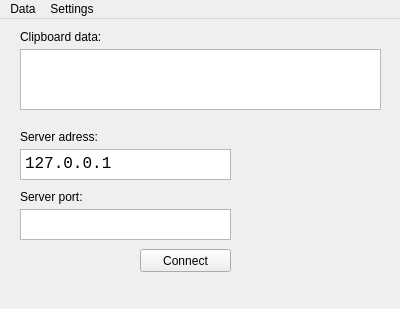
<?xml version="1.0" encoding="UTF-8"?>
<ui version="4.0">
 <class>MainWindow</class>
 <widget class="QMainWindow" name="MainWindow">
  <property name="geometry">
   <rect>
    <x>0</x>
    <y>0</y>
    <width>400</width>
    <height>309</height>
   </rect>
  </property>
  <property name="sizePolicy">
   <sizepolicy hsizetype="Fixed" vsizetype="Fixed">
    <horstretch>0</horstretch>
    <verstretch>0</verstretch>
   </sizepolicy>
  </property>
  <property name="windowTitle">
   <string>MainWindow</string>
  </property>
  <widget class="QWidget" name="centralWidget">
   <widget class="QTextBrowser" name="clipboardField">
    <property name="geometry">
     <rect>
      <x>20</x>
      <y>30</y>
      <width>361</width>
      <height>61</height>
     </rect>
    </property>
    <property name="font">
     <font>
      <family>Consolas</family>
      <pointsize>11</pointsize>
     </font>
    </property>
    <property name="html">
     <string>&lt;!DOCTYPE HTML PUBLIC &quot;-//W3C//DTD HTML 4.0//EN&quot; &quot;http://www.w3.org/TR/REC-html40/strict.dtd&quot;&gt;
&lt;html&gt;&lt;head&gt;&lt;meta name=&quot;qrichtext&quot; content=&quot;1&quot; /&gt;&lt;style type=&quot;text/css&quot;&gt;
p, li { white-space: pre-wrap; }
&lt;/style&gt;&lt;/head&gt;&lt;body style=&quot; font-family:'Consolas'; font-size:11pt; font-weight:400; font-style:normal;&quot;&gt;
&lt;p style=&quot;-qt-paragraph-type:empty; margin-top:0px; margin-bottom:0px; margin-left:0px; margin-right:0px; -qt-block-indent:0; text-indent:0px; font-family:'MS Shell Dlg 2'; font-size:8.25pt;&quot;&gt;&lt;br /&gt;&lt;/p&gt;&lt;/body&gt;&lt;/html&gt;</string>
    </property>
   </widget>
   <widget class="QLabel" name="label">
    <property name="geometry">
     <rect>
      <x>20</x>
      <y>10</y>
      <width>81</width>
      <height>16</height>
     </rect>
    </property>
    <property name="text">
     <string>Clipboard data:</string>
    </property>
   </widget>
   <widget class="QLabel" name="label_2">
    <property name="geometry">
     <rect>
      <x>20</x>
      <y>110</y>
      <width>81</width>
      <height>16</height>
     </rect>
    </property>
    <property name="text">
     <string>Server adress:</string>
    </property>
   </widget>
   <widget class="QLabel" name="label_3">
    <property name="geometry">
     <rect>
      <x>20</x>
      <y>170</y>
      <width>81</width>
      <height>16</height>
     </rect>
    </property>
    <property name="text">
     <string>Server port:</string>
    </property>
   </widget>
   <widget class="QPushButton" name="connectButton">
    <property name="geometry">
     <rect>
      <x>140</x>
      <y>230</y>
      <width>91</width>
      <height>23</height>
     </rect>
    </property>
    <property name="text">
     <string>Connect</string>
    </property>
   </widget>
   <widget class="QTextEdit" name="adressField">
    <property name="geometry">
     <rect>
      <x>20</x>
      <y>130</y>
      <width>211</width>
      <height>31</height>
     </rect>
    </property>
    <property name="font">
     <font>
      <family>Consolas</family>
      <pointsize>12</pointsize>
     </font>
    </property>
    <property name="tabChangesFocus">
     <bool>true</bool>
    </property>
    <property name="html">
     <string>&lt;!DOCTYPE HTML PUBLIC &quot;-//W3C//DTD HTML 4.0//EN&quot; &quot;http://www.w3.org/TR/REC-html40/strict.dtd&quot;&gt;
&lt;html&gt;&lt;head&gt;&lt;meta name=&quot;qrichtext&quot; content=&quot;1&quot; /&gt;&lt;style type=&quot;text/css&quot;&gt;
p, li { white-space: pre-wrap; }
&lt;/style&gt;&lt;/head&gt;&lt;body style=&quot; font-family:'Consolas'; font-size:12pt; font-weight:400; font-style:normal;&quot;&gt;
&lt;p style=&quot; margin-top:0px; margin-bottom:0px; margin-left:0px; margin-right:0px; -qt-block-indent:0; text-indent:0px;&quot;&gt;127.0.0.1&lt;/p&gt;&lt;/body&gt;&lt;/html&gt;</string>
    </property>
   </widget>
   <widget class="QTextEdit" name="portField">
    <property name="geometry">
     <rect>
      <x>20</x>
      <y>190</y>
      <width>211</width>
      <height>31</height>
     </rect>
    </property>
    <property name="font">
     <font>
      <family>Consolas</family>
      <pointsize>12</pointsize>
     </font>
    </property>
    <property name="tabChangesFocus">
     <bool>true</bool>
    </property>
   </widget>
  </widget>
  <widget class="QMenuBar" name="menuBar">
   <property name="geometry">
    <rect>
     <x>0</x>
     <y>0</y>
     <width>400</width>
     <height>23</height>
    </rect>
   </property>
   <widget class="QMenu" name="menuData">
    <property name="title">
     <string>Data</string>
    </property>
   </widget>
   <widget class="QMenu" name="menuSettings">
    <property name="title">
     <string>Settings</string>
    </property>
   </widget>
   <addaction name="menuData"/>
   <addaction name="menuSettings"/>
  </widget>
 </widget>
 <layoutdefault spacing="6" margin="11"/>
 <resources/>
 <connections/>
</ui>
